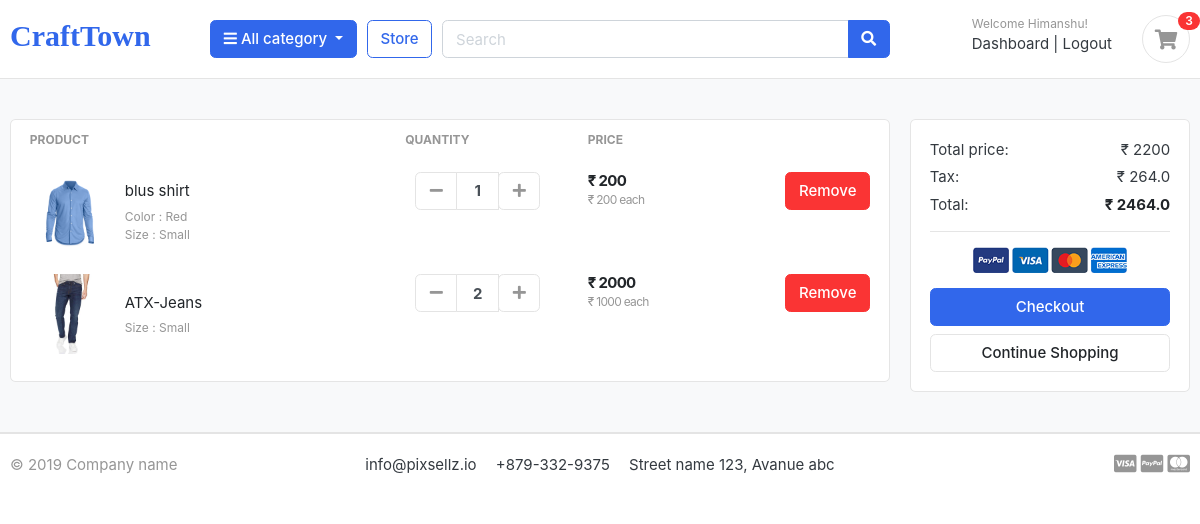
/cart/ (signed in), run on the app's committed database.
### accounts/models.py (models this page shows, shortened)
class Account(AbstractBaseUser):
    first_name   = models.CharField(max_length=50)
    last_name    = models.CharField(max_length=50)
    username     = models.CharField(max_length=50)
    email        = models.EmailField(max_length=100, unique=True)
    phone_number = models.CharField(max_length=50)
    date_joined = models.DateTimeField(auto_now_add=True)
    last_login = models.DateTimeField(auto_now_add=True)
    is_admin   = models.BooleanField(default=False)
    is_staff    = models.BooleanField(default=False)
    is_active   = models.BooleanField(default=False)
    is_superadmin    = models.BooleanField(default=False)
    USERNAME_FIELD = 'email'
    REQUIRED_FIELDS = ['username', 'first_name', 'last_name',]
    objects = MyAccountManager()

### cart/models.py (models this page shows, shortened)
class CartItem(models.Model):
    user = models.ForeignKey(Account, on_delete=models.CASCADE, null=True)
    product = models.ForeignKey(Product, on_delete=models.CASCADE)
    variation = models.ManyToManyField(Variation, blank=True)
    cart = models.ForeignKey(Cart, on_delete=models.CASCADE, null=True)
    quantity = models.IntegerField()
    is_active = models.BooleanField(default=True)
    def sub_total(self):
        return self.product.price * self.quantity

### store/models.py (models this page shows, shortened)
class Product(models.Model):
    product_name = models.CharField(max_length=255, unique=True)
    slug = models.SlugField(max_length=200, unique=True)
    description = models.TextField(max_length=500, blank=True)
    price = models.IntegerField()
    images = models.ImageField(upload_to='photo/products')
    stock = models.IntegerField()
    is_available = models.BooleanField(default=True)
    category = models.ForeignKey(Category, on_delete=models.CASCADE)
    created_date = models.DateTimeField(auto_now_add=True)
    modified_date = models.DateTimeField(auto_now_add=True)
    def get_url(self):
        return reverse('product_details', args=[self.category.slug, self.slug])

class Variation(models.Model):
    product = models.ForeignKey(Product, on_delete=models.CASCADE)
    variation_category = models.CharField(max_length=100, choices=variation_category_choice)
    variation_value = models.CharField(max_length=100)
    is_active = models.BooleanField(default=True)
    created_date = models.DateTimeField(auto_now=True)
    objects = VariationManager()

### cart/views.py (the view)
# urls.py: path('', views.cart, name='cart'),
def cart(request, total=0, quantity=0, cart_items=None):
    tax = 0
    grand_total = 0
    try:
        if request.user.is_authenticated:
            cart_items = CartItem.objects.filter(
                user=request.user, is_active=True)
        else:
            cart = Cart.objects.get(cart_id=_cart_id(request))
            cart_items = CartItem.objects.filter(cart=cart, is_active=True)
        for cart_item in cart_items:
            total = total + (cart_item.product.price * cart_item.quantity)
            quantity += cart_item.quantity
        tax = round(0.12 * total, 2)
        grand_total = tax + total
    except ObjectDoesNotExist:
        pass
    context = {
        'total': total,
        'quantity': quantity,
        'cart_items': cart_items,
        'tax': tax,
        'grand_total': grand_total
    }
    return render(request, 'store/cart.html', context)

### cart/context_processors.py (called while the page is built)
def counter(request):
    cart_count = 0
    if 'admin' in request.path:
        return {}
    else:
        try:
            cart = Cart.objects.all().filter(cart_id=_cart_id(request))
            if request.user.is_authenticated:
                cart_items = CartItem.objects.all().filter(user=request.user)
            else:
                cart_items = CartItem.objects.all().filter(cart=cart[:1])
            for cart_item in cart_items:
                cart_count += cart_item.quantity
        except Cart.DoesNotExist:
             cart_count = 0
    return dict(cart_count=cart_count)

### cart/views.py (called while the page is built)
def _cart_id(request):
    cart = request.session.session_key
    if not cart:
        cart = request.session.create()
    return cart

### category/context_processor.py (called while the page is built)
def menu_links(request):
    links = Category.objects.all()
    return dict(links=links)

### category/models.py (called while the page is built)
    def get_url(self):
        return reverse('products_by_category', args=[self.slug])

### templates/store/cart.html (shortened to what this page needs)
<!DOCTYPE HTML>
{% extends 'base.html' %}
{% load static %}
{% block content %}
<html lang="en">
<section class="section-content padding-y bg">
<div class="container">
{% if not cart_items%}
	<h2 class="text-center">Your shopping cart is empty.</h2>
	<br>
	<div class="text-center">
		<a href="{% url 'store' %}" class="btn btn-primary">Continue Shopping</a>
	</div>
{% else %}
<div class="row">
	<aside class="col-lg-9">
<div class="card">
<table class="table table-borderless table-shopping-cart">
<thead class="text-muted">
<tr class="small text-uppercase">
  <th scope="col">Product</th>
  <th scope="col" width="120">Quantity</th>
  <th scope="col" width="120">Price</th>
  <th scope="col" class="text-right" width="200"> </th>
</tr>
</thead>
<tbody>
{% for cart_item in cart_items %}
	<tr>
		<td>
			<figure class="itemside align-items-center">
				<div class="aside"><img src="{{ cart_item.product.images.url }}" class="img-sm"></div>
				<figcaption class="info">
					<a href="{{ cart_item.product.get_url }}" class="title text-dark">{{ cart_item.product.product_name }}</a>
					<p class="text-muted small">
						{% if cart_item.variation.all %}
						  {% for item in cart_item.variation.all %}
						    {{ item.variation_category | capfirst }} : {{ item.variation_value | capfirst }} <br>
						  {% endfor %}
						{% endif %}
					</p>
				</figcaption>
			</figure>
		</td>
		<td>
						<div class="col">
							<div class="input-group input-spinner">
								<div class="input-group-prepend">
								<a href="{% url 'remove_cart' cart_item.product.id  cart_item.id %}" class="btn btn-light" type="button" id="button-plus"> <i class="fa fa-minus"></i> </a>
								</div>
								<input type="text" class="form-control"  value="{{ cart_item.quantity }}">
								<div class="input-group-append">
								<form action="{% url 'add_cart' cart_item.product.id %}" method="POST">
									<button class="btn btn-light" type="submit" id="button-minus"> <i class="fa fa-plus"></i> </button>
								</form>
								</div>
							</div>
						</div>
		</td>
		<td>
			<div class="price-wrap">
				<var class="price">₹ {{ cart_item.sub_total }}</var>
				<small class="text-muted">₹ {{ cart_item.product.price }} each</small>
			</div>
		</td>
		<td class="text-right">
		<a href="{% url 'remove_cart_item' cart_item.product.id cart_item.id %}" onclick="return confirm('Are you sure you want to remove this item?')" class="btn btn-danger"> Remove</a>
		</td>
	</tr>
{% endfor %}
</tbody>
</table>
</div>
	</aside>
	<aside class="col-lg-3">
		<div class="card">
		<div class="card-body">
			<dl class="dlist-align">
			  <dt>Total price:</dt>
			  <dd class="text-right">₹ {{total}} </dd>
			</dl>
			<dl class="dlist-align">
			  <dt>Tax:</dt>
			  <dd class="text-right">₹ {{tax}} </dd>
			</dl>
			<dl class="dlist-align">
			  <dt>Total:</dt>
			  <dd class="text-right text-dark b"><strong>₹ {{grand_total}} </strong></dd>
			</dl>
			<hr>
			<p class="text-center mb-3">
				<img src="{% static './images/misc/payments.png' %}" height="26">
			</p>
			<a href="{% url 'checkout' %}" class="btn btn-primary btn-block"> Checkout </a>
			<a href="{% url 'store' %}" class="btn btn-light btn-block">Continue Shopping</a>
		</div>
		</div>
</aside>
</div>
{% endif %}
</div>
</section>
</body>
</html>
{% include 'includes/footer.html' %}
{% endblock %}

### templates/includes/navbar.html (shortened to what this page needs)
{% load static %}
<header class="section-header" >
<section class="header-main border-bottom">
	<div class="container">
<div class="row align-items-center">
	<div class="col-lg-2 col-md-3 col-6">
		<a href="{% url 'homepage' %}" class="brand-wrap">
			<h2 style="font-family:Comic Sans MS;">CraftTown</h2>
		</a>
	</div>
	<div class="col-lg col-sm col-md col-6 flex-grow-0" >
		<div class="category-wrap dropdown d-inline-block float-right">
			<button type="button" class="btn btn-primary dropdown-toggle" data-toggle="dropdown">
				<i class="fa fa-bars"></i> All category
			</button>
		</div>
	</div>
	<a href="{% url 'store' %}" class="btn btn-outline-primary" >Store</a>
	<div class="col-lg  col-md-6 col-sm-12 col">
		<form action="{% url 'search' %}" class="search" method='GET'>
			<div class="input-group w-100">
			    <input type="text" class="form-control" style="width:60%;" placeholder="Search" name="keyword">
			    <div class="input-group-append">
			      <button class="btn btn-primary" type="submit" >
			        <i class="fa fa-search"></i>
			      </button>
			    </div>
		    </div>
		</form>
	</div>
	<div class="col-lg-3 col-sm-6 col-8 order-2 order-lg-3">
				<div class="d-flex justify-content-end mb-3 mb-lg-0">
					{% if user.id is None %}
					<div class="widget-header">
						<small class="title text-muted" >Welcome guest!</small>
						<div>
							<a href="{% url 'login' %}" >Sign in</a> <span class="dark-transp"> | </span>
							<a href="{% url  'register' %}" > Register</a>
						</div>
					</div>
					{% else %}
					<div class="widget-header">
						<small class="title text-muted" >Welcome {{ user.first_name }}!</small>
						<div>
							<a href="{% url 'dashboard' %}" >Dashboard</a> <span class="dark-transp"> | </span>
							<a href="{% url  'logout' %}" >Logout</a>
						</div>
					</div>
					{% endif %}
					<a href="{% url 'cart' %}" class="widget-header pl-3 ml-3">
						<div class="icon icon-sm rounded-circle border" ><i class="fa fa-shopping-cart"></i></div>
						<span class="badge badge-pill badge-danger notify">{{ cart_count }}</span>
					</a>
				</div>
			</div>
</div>
	</div>
</section>
</header>

### static/css/ui.css (style rules this page uses)
html { font-family: "Inter", sans-serif; font-size: 15px; }
.price-wrap { letter-spacing: -0.7px; }
.icon-xs, .icon-sm, .icon-md, .icon-lg { display: inline-block; text-align: center; flex-shrink: 0; flex-grow: 0; }
.icon-sm { width: 48px; height: 48px; line-height: 48px !important; font-size: 20px; }
.img-xs, .img-sm, .img-md, .img-lg { -o-object-fit: cover; object-fit: cover; flex-shrink: 0; flex-grow: 0; }
.img-sm { width: 80px; height: 80px; }
.padding-y { padding-top: 40px; padding-bottom: 40px; }
var { font-style: normal; }
figure { margin-bottom: 0; }
.bg { background-color: #f8f9fa; }
.b { font-weight: 600; }
p:last-child { margin-bottom: 0; }
.header-main { position: relative; padding-top: 1rem; padding-bottom: 1rem; }
.widget-header { display: inline-block; vertical-align: middle; position: relative; }
.widget-header a { color: #343a40; }
.widget-header i { color: #969696; }
.widget-header .title { display: block; }
.widget-header .notify { position: absolute; top: -3px; right: -10px; }
.btn-light { background-color: #fff; border-color: #e4e4e4; }
.btn-light i { color: #969696; }
.itemside { position: relative; display: flex; width: 100%; }
.itemside .aside { position: relative; flex-shrink: 0; }
.itemside .info { padding-left: 15px; padding-right: 7px; }
.itemside p { margin-bottom: 0; }
.itemside .title { display: block; margin-bottom: 5px; color: #212529; }
[class*=dlist-] { margin-bottom: 5px; }
[class*=dlist-] dd { margin-bottom: 0; }
.dlist-align { display: flex; }
.dlist-align dt { width: 150px; word-wrap: break-word; font-weight: normal; }
.dlist-align dd { flex-grow: 1; }
.notify { position: absolute; top: -4px; right: -10px; display: inline-block; padding: 0.25em 0.6em; font-size: 12px; line-height: 1; text-align: center; border-radius: 3rem; color: #fff; background-color: #fa3434; }
.price { font-weight: 600; color: #212529; }
.input-spinner { width: 125px; flex-wrap: nowrap; display: inline-flex; vertical-align: middle; }
.input-spinner input.form-control { text-align: center; max-width: 46px; font-weight: bold; flex-basis: 46px; border-color: #e4e4e4; flex-grow: 0; }
.input-spinner .btn { width: 42px; text-align: center; padding-left: 0.5rem; padding-right: 0.5rem; }
.table-shopping-cart.table td, .table-shopping-cart.table th { padding-left: 1.25rem; padding-right: 1.25rem; }
.table-shopping-cart .price-wrap { line-height: 1.2; }
.table-shopping-cart .price { font-weight: bold; margin-right: 5px; display: block; }

### data on the page
Account: first_name "Himanshu"
CartItem: product.images (picture), product.product_name "blus shirt", quantity "1", sub_total "200", product.price "200"
Variation: variation_category "Color", variation_value "Red"
Variation: variation_category "Size", variation_value "Small"
CartItem: product.images (picture), product.product_name "ATX-Jeans", quantity "2", sub_total "2000", product.price "1000"
Variation: variation_category "Size", variation_value "Small"

### other printed values
{{ cart_count }} "3"
{{ total }} "2200"
{{ tax }} "264.0"
{{ grand_total }} "2464.0"
